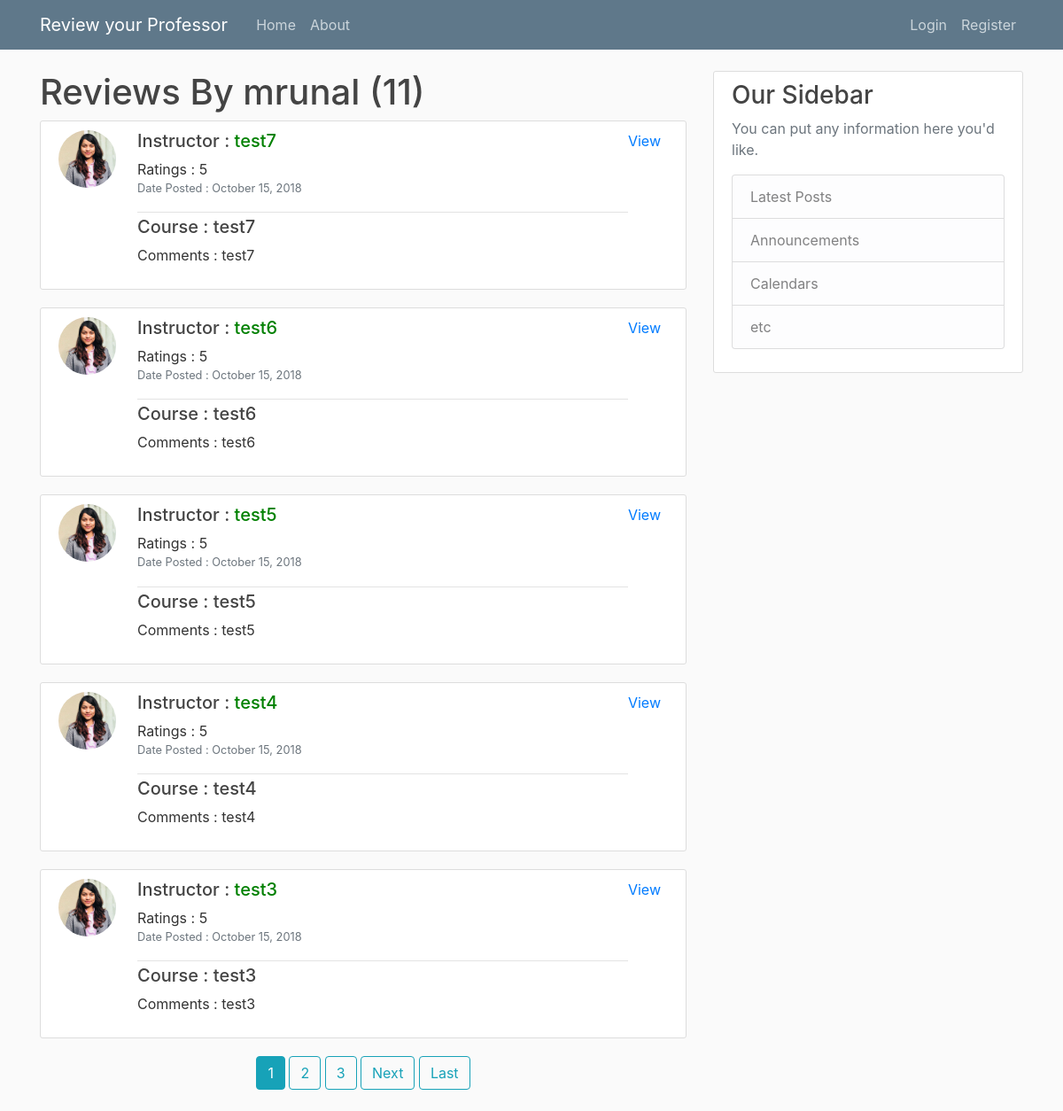
/user/mrunal, run on the app's committed database.
### review/models.py (models this page shows, shortened)
class review(models.Model):
    instructor = models.CharField(max_length=100)
    ratings = models.IntegerField()
    comments = models.TextField()
    course = models.CharField(max_length=100)
    date_posted = models.DateTimeField(default=timezone.now)
    author = models.ForeignKey(User, on_delete=models.CASCADE, default=1)

### users/models.py (models this page shows, shortened)
class Profile(models.Model):
    user = models.OneToOneField(User, on_delete = models.CASCADE)
    image = models.ImageField(default = 'default.jpg', upload_to = 'profile_pics' )

### review/views.py (the view)
# urls.py: path('user/<str:username>', UserPostListView.as_view(), name='user_reviews'),
class UserPostListView(ListView):
    model = review
    template_name = 'review/user_reviews.html'  # <app>/<model>_<viewtype>.html
    context_object_name = 'posts'
    paginate_by = 5
    def get_queryset(self):
        user = get_object_or_404(User, username=self.kwargs.get('username'))
        return review.objects.filter(author=user).order_by('-date_posted')

### review/templates/review/user_reviews.html (shortened to what this page needs)
{% extends "review/base.html" %}
{% block content %}
<h1 xmlns:text-align="http://www.w3.org/1999/xhtml" xmlns:text-align="http://www.w3.org/1999/xhtml"> Reviews By  {{ view.kwargs.username }} ({{ page_obj.paginator.count }}) </h1>
{% for posts in posts %}
<article class="media content-section">
    <a class="mr-2" href="{% url 'user_reviews' posts.author.username %}"> <img class="rounded-circle article-img" src="{{ posts.author.profile.image.url }}"> </a>
    <div class="media-body">
        <div class="article-metadata">
            <h5>Instructor :<font color="green"> {{posts.instructor}} </font></h5>
            Ratings : {{posts.ratings}}
            <p>
                <small class="text-muted"> Date Posted : {{posts.date_posted|date:"F d, Y" }}</small>
            </p>
        </div>
        <h5>Course : {{posts.course}}</h5>
        <p class="article-content"> Comments : {{posts.comments}}</p>
    </div>
    <a class="mr-2" href="{% url 'review-detail' posts.id %}">View</a>
</article>
{% endfor %}
<div align="center">
    {% if is_paginated %}
    {% for num in page_obj.paginator.page_range %}
    {% if page_obj.number == num %}
    <a class="btn btn-info mb-4" href="?page={{ num }}">{{ num }}</a>
    {% elif num > page_obj.number|add:'-3' and num < page_obj.number|add:'3' %}
    <a class="btn btn-outline-info mb-4" href="?page={{ num }}">{{ num }}</a>
    {% endif %}
    {% endfor %}
    {% if page_obj.has_next %}
    <a class="btn btn-outline-info mb-4" href="?page={{ page_obj.next_page_number }}">Next</a>
    <a class="btn btn-outline-info mb-4" href="?page={{ page_obj.paginator.num_pages }}">Last</a>
    {% endif %}
    {% endif %}
</div>
{% endblock%}

### review/templates/review/base.html (shortened to what this page needs)
{% load static %}
<html lang="en">
<head>
    <link rel="stylesheet" href="https://maxcdn.bootstrapcdn.com/bootstrap/4.0.0/css/bootstrap.min.css">
    <link rel="stylesheet" type="text/css" href="{% static 'review/main.css'%}">
</head>
<body>
    <header class="site-header">
        <nav class="navbar navbar-expand-md navbar-dark bg-steel fixed-top">
            <div class="container">
                <a class="navbar-brand mr-4" href="/">Review your Professor</a>
                <div class="collapse navbar-collapse" id="navbarToggle">
                    <div class="navbar-nav mr-auto">
                        <a class="nav-item nav-link" href="{% url 'review-home' %}">Home</a>
                        <a class="nav-item nav-link" href="{% url 'review-about' %}">About</a>
                    </div>
                    <div class="navbar-nav">
                        {% if user.is_authenticated %}
                            <a class="nav-item nav-link" href="{% url 'review-create' %}">Write a Review</a>
                            <a class="nav-item nav-link" href="{% url 'profile' %}">Profile</a>
                            <a class="nav-item nav-link" href="{% url 'logout' %}">Logout</a>
                        {% else %}
                            <a class="nav-item nav-link" href="{% url 'login' %}">Login</a>
                            <a class="nav-item nav-link" href="{% url 'register' %}">Register</a>
                        {% endif %}
                    </div>
                </div>
            </div>
        </nav>
    </header>
    <main role="main" class="container">
        <div class="row">
            <div class="col-md-8">
                {% block content %}{% endblock %}
            </div>
            <div class="col-md-4">
                <div class="content-section">
                    <h3>Our Sidebar</h3>
                    <p class='text-muted'>You can put any information here you'd like.
                    <ul class="list-group">
                        <li class="list-group-item list-group-item-light">Latest Posts</li>
                        <li class="list-group-item list-group-item-light">Announcements</li>
                        <li class="list-group-item list-group-item-light">Calendars</li>
                        <li class="list-group-item list-group-item-light">etc</li>
                    </ul>
                    </p>
                </div>
            </div>
        </div>
    </main>
</body>
</html>

### review/static/review/main.css (style rules this page uses)
body { background: #fafafa; color: #333333; margin-top: 5rem; }
h1, h2, h3, h4, h5, h6 { color: #444444; }
ul { margin: 0; }
.bg-steel { background-color: #5f788a; }
.site-header .navbar-nav .nav-link { color: #cbd5db; }
.content-section { background: #ffffff; padding: 10px 20px; border: 1px solid #dddddd; border-radius: 3px; margin-bottom: 20px; }
.article-content { white-space: pre-line; }
.article-img { height: 65px; width: 65px; margin-right: 16px; }
.article-metadata { padding-bottom: 1px; margin-bottom: 4px; border-bottom: 1px solid #e3e3e3 }

### data on the page
review: author.profile.image (picture), instructor "test7", ratings "5", date_posted "October 15, 2018", course "test7", comments "test7"
review: author.profile.image (picture), instructor "test6", ratings "5", date_posted "October 15, 2018", course "test6", comments "test6"
review: author.profile.image (picture), instructor "test5", ratings "5", date_posted "October 15, 2018", course "test5", comments "test5"
review: author.profile.image (picture), instructor "test4", ratings "5", date_posted "October 15, 2018", course "test4", comments "test4"
review: author.profile.image (picture), instructor "test3", ratings "5", date_posted "October 15, 2018", course "test3", comments "test3"

### other printed values
{{ view.kwargs.username }} "mrunal"
{{ page_obj.paginator.count }} "11"
{{ num }} "1"
{{ num }} "2" "3"
